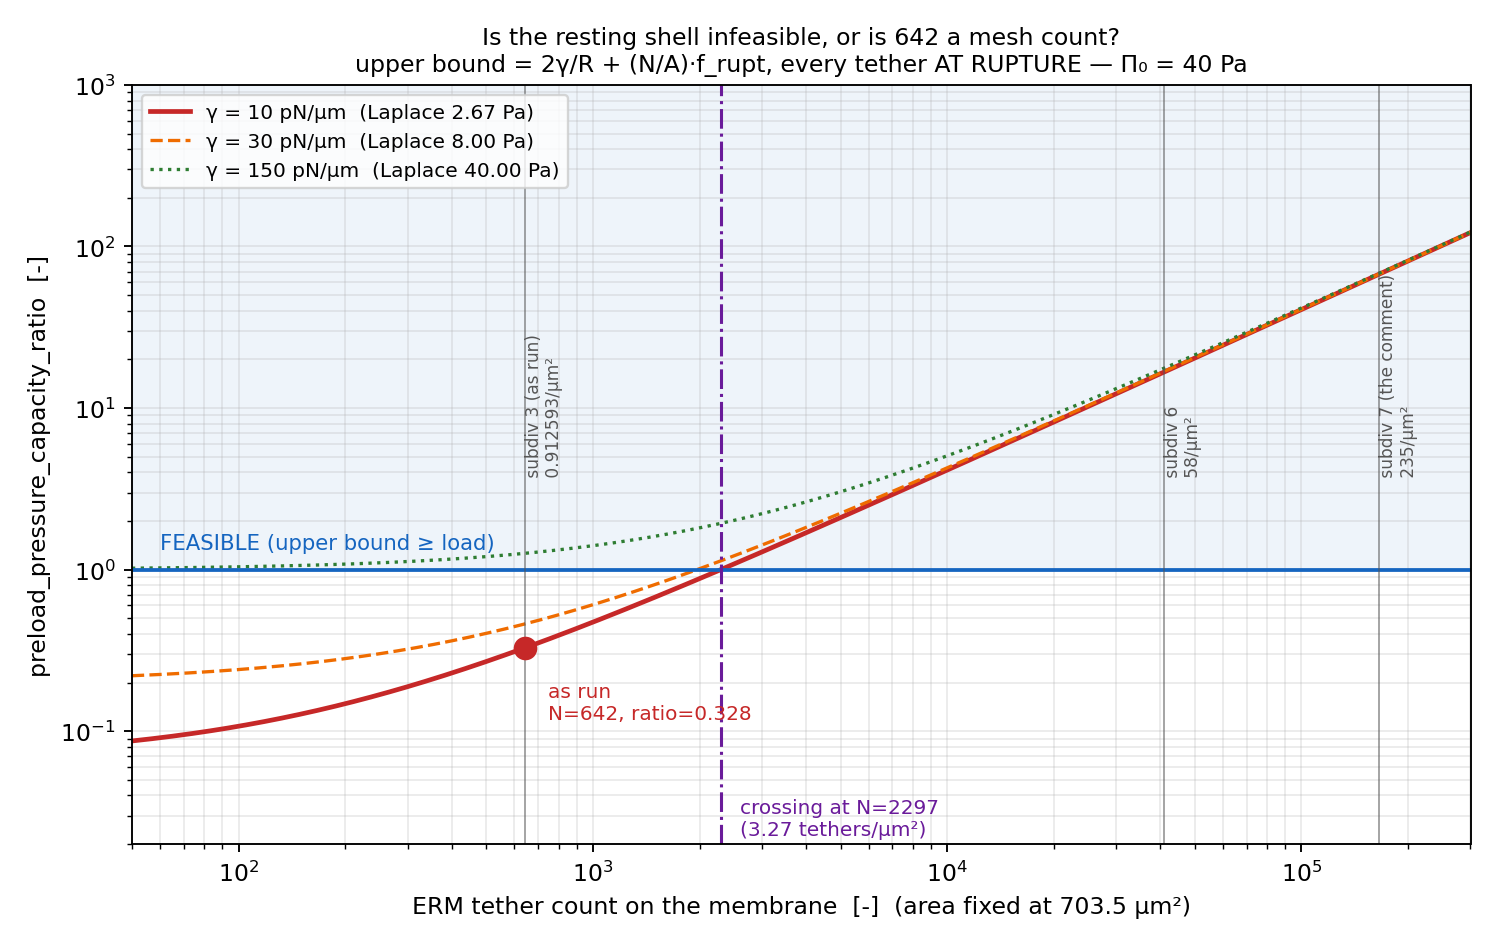

Recreate this plot in Python.
#!/usr/bin/env python
r"""Is the resting configuration infeasible, or did we count tethers with a mesh?

WHY THIS EXISTS.  Every full-native run records ``preload_mechanically_feasible_upper_bound: False``
with ``preload_pressure_capacity_ratio: 0.3275`` — 40 Pa of turgor against a shell whose ABSOLUTE
ceiling is 13.10 Pa, membrane Laplace 2.67 plus 10.44 from 642 ERM tethers with every one at rupture
force.  ``evaluate_preload_capacity``'s docstring says failing that bound *proves impossibility*.  If
that reading holds it sits UNDER today's operator finding: a configuration with no equilibrium is not
a solver that fails to converge, it is a question with no answer.

BUT THE SAME LEDGER SAYS 642 IS NOT A DENSITY.  ``erm_pairing_mode:
UNSOURCED_ONE_PER_MEMBRANE_NODE_DIAGNOSTIC`` — it is the subdiv-3 vertex count.  So the single boolean
cannot distinguish "the cell cannot hold this load" from "we counted tethers with a mesh", and that
distinction is the whole finding.

WHAT MAKES IT ANSWERABLE WITH NO RUN.  The capacity bound is affine and monotone in the tether count:

    ratio(N, gamma) = [ 2*gamma/R + (N/A)*f_rupt ] / P

so the crossing is arithmetic on the ledger's own terms.  No GPU, no density decision, no new physics.
The two knobs are swept together because the Laplace term is also a parameter with a scope — a
cortical tension at the top of its band moves the ceiling without touching ERM at all.

Sanity Gate: no constant is introduced and none is fitted.  Every input is read from a committed
record (``s1_pressure_on.json``), and the function is re-derived from ``preload_contract.py`` and
CHECKED against that record's own ``ratio`` and ``required_erm_count_min`` before any sweep is
plotted — if the reproduction fails the script raises rather than plotting a different function.
Host-side arithmetic; no device, so nothing here is a native measurement.
"""
from __future__ import annotations

import json
from pathlib import Path

import matplotlib
matplotlib.use("Agg")
import matplotlib.pyplot as plt
import numpy as np

HERE = Path(__file__).resolve().parent
RECORD = HERE / "s1_pressure_on.json"


def ratio(n_tethers: np.ndarray | float, gamma: float, *, radius_um: float,
          area_um2: float, f_rupt_pn: float, pressure_pa: float) -> np.ndarray | float:
    """Capacity ratio, re-derived from `preload_contract.evaluate_preload_capacity`."""
    p_mem = 2.0 * gamma / radius_um
    p_erm = (np.asarray(n_tethers, float) / area_um2) * f_rupt_pn
    return (p_mem + p_erm) / pressure_pa


def main() -> None:
    L = json.load(open(RECORD))["ledger"]
    R = L["preload_radius_um"]
    A = L["preload_membrane_area_um2"]
    F = L["preload_erm_rupture_force_pn"]
    P = L["preload_pressure_pa"]
    G = L["preload_membrane_tension_pn_per_um"]
    N0 = L["preload_erm_tether_count"]

    # ── reproduce the record before sweeping anything ────────────────────────────────────────────
    got = ratio(N0, G, radius_um=R, area_um2=A, f_rupt_pn=F, pressure_pa=P)
    want = L["preload_pressure_capacity_ratio"]
    n_req = int(np.ceil(((P - 2.0 * G / R) / F) * A))
    if abs(got - want) > 1e-12 or n_req != L["preload_required_erm_count_min"]:
        raise SystemExit(
            f"REPRODUCTION FAILED: ratio {got!r} vs {want!r}; N_req {n_req} vs "
            f"{L['preload_required_erm_count_min']}. The swept function is not the recorded one.")
    print(f"[preload] reproduced record: ratio={got:.6f}  N_required={n_req}")
    print(f"[preload] inputs  R={R} um  A={A:.2f} um^2  f_rupt={F:.4f} pN  P={P} Pa  gamma={G} pN/um")
    print(f"[preload] density: have {N0/A:.4f}/um^2   need {n_req/A:.4f}/um^2   "
          f"factor {n_req/N0:.2f}x")

    # In-tree mesh densities, as REFERENCE POINTS ONLY — these are vertex counts of an icosphere,
    # not ERM densities, which is the confusion the whole script exists to expose.
    mesh = {"subdiv 3 (as run)": N0 / A, "subdiv 6": 58.0, "subdiv 7 (the comment)": 235.0}

    n = np.logspace(np.log10(50), np.log10(3.0e5), 600)
    fig, ax = plt.subplots(figsize=(8.8, 5.6))
    for g, style in ((G, dict(color="#c62828", lw=2.0)),
                     (3.0 * G, dict(color="#ef6c00", lw=1.4, ls="--")),
                     (15.0 * G, dict(color="#2e7d32", lw=1.4, ls=":"))):
        ax.plot(n, ratio(n, g, radius_um=R, area_um2=A, f_rupt_pn=F, pressure_pa=P),
                label=f"γ = {g:g} pN/µm  (Laplace {2*g/R:.2f} Pa)", **style)
    ax.axhline(1.0, color="#1565c0", lw=1.6)
    ax.axhspan(1.0, 1e4, color="#1565c0", alpha=0.07)
    ax.text(60, 1.35, "FEASIBLE (upper bound ≥ load)", color="#1565c0", fontsize=9)
    ax.plot([N0], [want], "o", ms=9, color="#c62828", zorder=5)
    ax.annotate(f"as run\nN={N0}, ratio={want:.3f}", (N0, want), textcoords="offset points",
                xytext=(10, -30), fontsize=8.5, color="#c62828")
    ax.axvline(n_req, color="#6a1b9a", lw=1.3, ls="-.")
    ax.annotate(f"crossing at N={n_req}\n({n_req/A:.2f} tethers/µm²)", (n_req, 0.02),
                textcoords="offset points", xytext=(8, 4), fontsize=8.5, color="#6a1b9a")
    for label, dens in mesh.items():
        ax.axvline(dens * A, color="#555", lw=0.8, alpha=0.55)
        ax.text(dens * A, 3.5, f" {label}\n {dens:g}/µm²", rotation=90, va="bottom",
                fontsize=7.2, color="#555")
    ax.set_xscale("log"); ax.set_yscale("log")
    ax.set_xlim(50, 3.0e5); ax.set_ylim(0.02, 1.0e3)
    ax.set_xlabel("ERM tether count on the membrane  [-]  (area fixed at %.1f µm²)" % A)
    ax.set_ylabel("preload_pressure_capacity_ratio  [-]")
    ax.set_title("Is the resting shell infeasible, or is 642 a mesh count?\n"
                 "upper bound = 2γ/R + (N/A)·f_rupt, every tether AT RUPTURE — Π₀ = %g Pa" % P,
                 fontsize=10)
    ax.grid(True, which="both", alpha=0.25)
    ax.legend(loc="upper left", fontsize=8.5)
    fig.tight_layout()
    out = HERE / "preload_capacity_curve.png"
    fig.savefig(out, dpi=170)
    print(f"[preload] wrote {out}")

    result = {
        "reproduced_ratio": float(got), "recorded_ratio": float(want),
        "required_tether_count": int(n_req), "required_density_per_um2": float(n_req / A),
        "as_run_tether_count": int(N0), "as_run_density_per_um2": float(N0 / A),
        "shortfall_factor": float(n_req / N0),
        "mesh_reference_densities_per_um2": mesh,
        "gamma_only_crossing_pn_per_um": float(P * R / 2.0),
        "note": "Host-side arithmetic on a committed record. NOT a native measurement and NOT a "
                "density decision: the mesh densities are icosphere vertex counts, which is the "
                "confusion this exposes, not evidence about ERM.",
    }
    (HERE / "preload_capacity_curve.json").write_text(json.dumps(result, indent=2))
    print(f"[preload] gamma alone would need {result['gamma_only_crossing_pn_per_um']:.1f} pN/µm "
          f"(vs {G:g}) to carry Π₀ with ZERO tethers")


if __name__ == "__main__":
    main()
